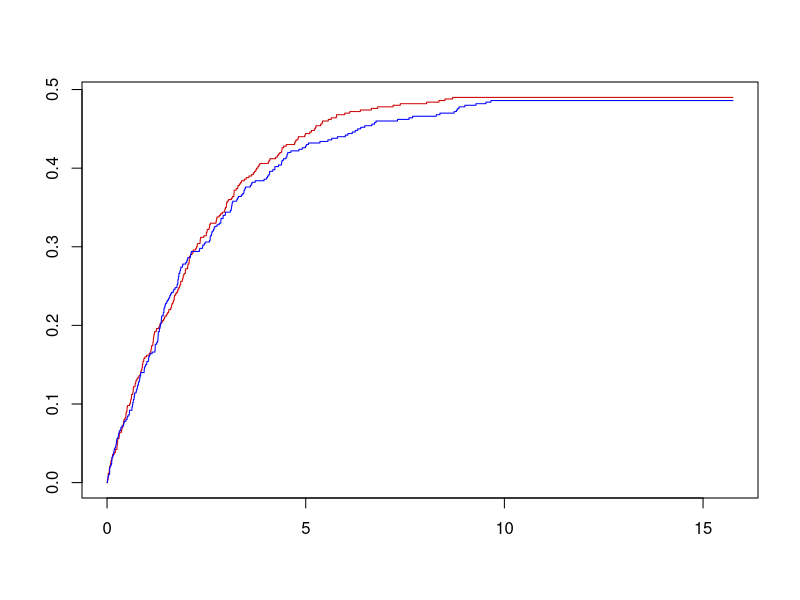
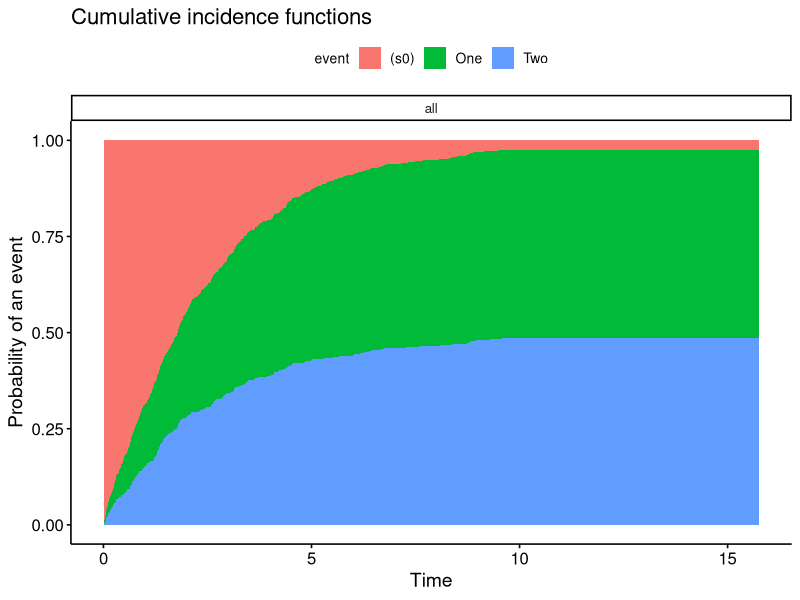

Source code (R) for these figures, in order:
library(survival)
library(survminer)
mean <- 5
rate_time <- 1/mean

time_one <- rexp(500, rate = rate_time)
time_two <- rexp(500, rate = rate_time)
times <- as.data.frame(cbind(time_one,time_two))

times$event_time <- NA
times$event_time <- pmin(times$time_one,times$time_two)

times$event <- "Censored"
times$event[times$time_one<times$time_two] <- "One"
times$event[times$time_one>times$time_two] <- "Two"
times$event[times$event_time>10] <- "Censored"
times$event <- as.factor(times$event)

crfit <- survfit(Surv(event_time, event) ~ 1, data=times)
plot(crfit,col=c("Red3","Blue"))
ggcompetingrisks(crfit)